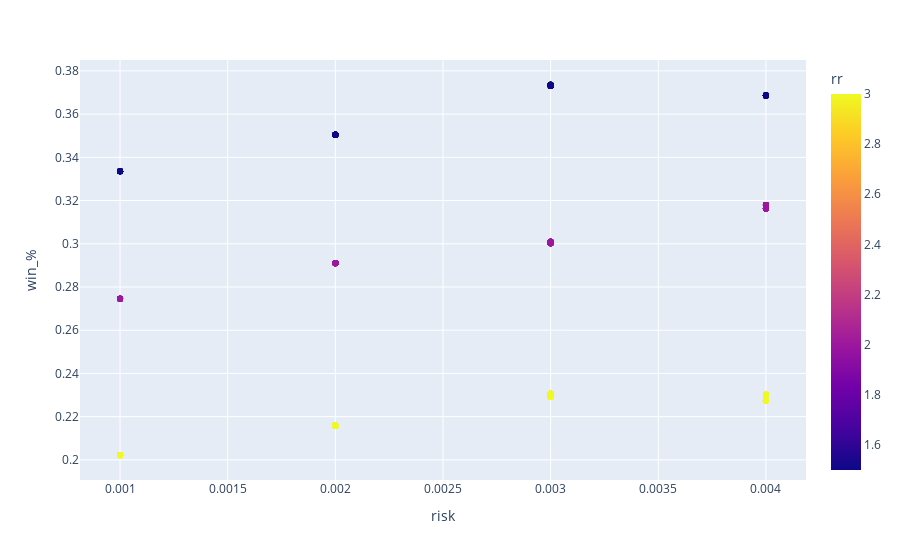

Write notebook code for a chart like this one.
### Code cell
px.scatter(df, x = 'risk', y = 'win_%', color='rr')

### Figure 1 — Plotly figure (JSON) as saved in the notebook; plotly's stock layout.template omitted (floating-point values rounded to 4 significant figures; data arrays with more than 128 entries replaced by an {"elided": "..."} marker saying what was removed)
{"data": [{"hovertemplate": "risk=%{x}<br>win_%=%{y}<br>rr=%{marker.color}<extra></extra>", "legendgroup": "", "marker": {"color": {"elided": "540 float values"}, "coloraxis": "coloraxis", "symbol": "circle"}, "mode": "markers", "name": "", "orientation": "v", "showlegend": false, "type": "scatter", "x": {"elided": "540 float values"}, "xaxis": "x", "y": {"elided": "540 float values"}, "yaxis": "y"}], "layout": {"coloraxis": {"colorbar": {"title": {"text": "rr"}}, "colorscale": [[0, "#0d0887"], [0.1111, "#46039f"], [0.2222, "#7201a8"], [0.3333, "#9c179e"], [0.4444, "#bd3786"], [0.5556, "#d8576b"], [0.6667, "#ed7953"], [0.7778, "#fb9f3a"], [0.8889, "#fdca26"], [1, "#f0f921"]]}, "legend": {"tracegroupgap": 0}, "margin": {"t": 60}, "xaxis": {"anchor": "y", "domain": [0, 1], "title": {"text": "risk"}}, "yaxis": {"anchor": "x", "domain": [0, 1], "title": {"text": "win_%"}}}}
